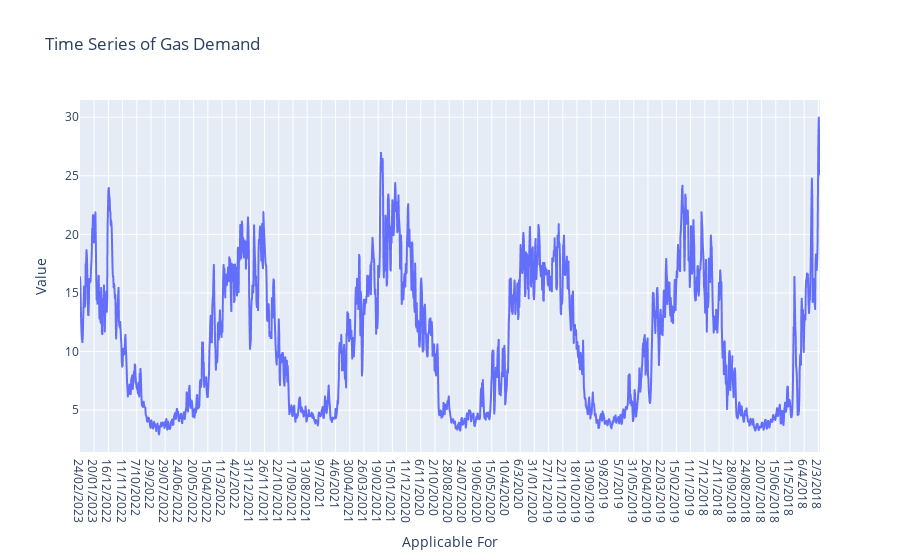

Notebook code for this chart:
### Markdown cell above
First we can look at the actul time series for the gas demand, it looks like there is a real seasonal spread to the data with winter and summer.

### Code cell
# 1. Time Series Plot for a selected store (store 0 as an example)
ts_plot = px.line(demand_data, x='Applicable For', y='Value',
                  title='Time Series of Gas Demand')

# Display plots
ts_plot.show()

### Figure 1 — Plotly figure (JSON) as saved in the notebook; plotly's stock layout.template omitted (floating-point values rounded to 4 significant figures; data arrays with more than 128 entries replaced by an {"elided": "..."} marker saying what was removed)
{"data": [{"hovertemplate": "Applicable For=%{x}<br>Value=%{y}<extra></extra>", "legendgroup": "", "line": {"color": "#636efa", "dash": "solid"}, "marker": {"symbol": "circle"}, "mode": "lines", "name": "", "showlegend": false, "type": "scattergl", "x": {"elided": "2813 str values"}, "xaxis": "x", "y": {"elided": "2813 float values"}, "yaxis": "y"}], "layout": {"autosize": true, "legend": {"tracegroupgap": 0}, "title": {"text": "Time Series of Gas Demand"}, "xaxis": {"anchor": "y", "autorange": true, "domain": [0, 1], "range": [0, 1824], "title": {"text": "Applicable For"}, "type": "category"}, "yaxis": {"anchor": "x", "autorange": true, "domain": [0, 1], "range": [1.429, 31.47], "title": {"text": "Value"}, "type": "linear"}}}
